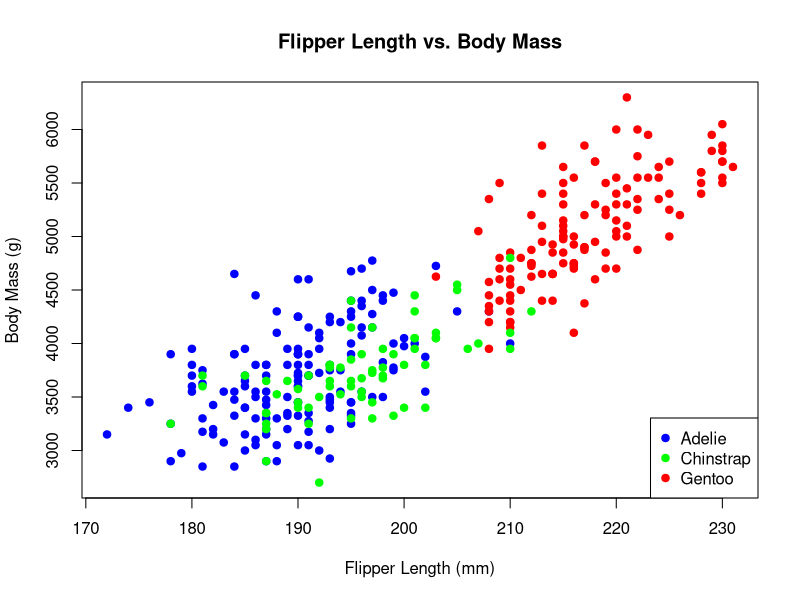

The R source for this figure:
## ---- chunk 1
library(palmerpenguins)
summary(penguins)
## ---- chunk 2
# Remove rows with NA values in the columns we want to plot
penguins_clean <- na.omit(penguins[, c("flipper_length_mm", "body_mass_g", "species")])

# Create color mapping
species_colors <- c("Adelie" = "blue", "Chinstrap" = "green", "Gentoo" = "red")
colors <- species_colors[penguins_clean$species]

# Plot using base R
plot(penguins_clean$flipper_length_mm, penguins_clean$body_mass_g,
     col = colors,
     pch = 19,
     xlab = "Flipper Length (mm)",
     ylab = "Body Mass (g)",
     main = "Flipper Length vs. Body Mass")

legend("bottomright", legend = names(species_colors), col = species_colors, pch = 19)

